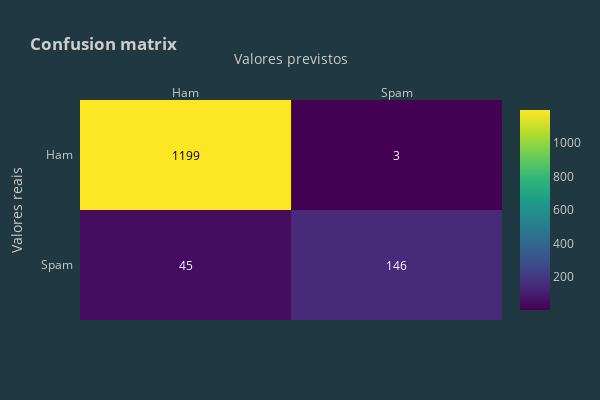

Notebook code for this chart:
### Markdown cell above
O XGBoost é um algoritmo de aprendizado de máquina, baseado em árvore de decisão e que utiliza uma estrutura de Gradient boosting. XGBoost e Gradient Boosting Machines (GBMs) são ambos métodos de árvore que aplicam o princípio de impulsionar weak learners usando a arquitetura de gradiente descendente. No entanto, o XGBoost aprimora a estrutura básica do GBM por meio da otimização de sistemas e aprimoramentos algorítmicos.<br/>

Em problemas de previsão envolvendo dados não estruturados, como imagens, textos e vídeos, as redes neurais artificiais tendem a superar vários outros algoritmos ou frameworks. No entanto, quando se trata de dados estruturados/tabulares, algoritmos baseados em árvore de decisão são considerados os melhores da sua classe no momento<br/>

Desde a sua criação, o algoritmo XGBoost tem sido o mais vitorioso no Kaggle. Além disso, também tem sido utilizado em várias aplicações de ponta na indústria. Por isso decidi trazê-lo para este projeto, vamos implementar utilizando o Pipeline de execuções também.

### Code cell
pipe = Pipeline([
    ('bow', CountVectorizer()), 
    ('tfid', TfidfTransformer()),  
    ('model', xgb.XGBClassifier(
        learning_rate=0.1,
        max_depth=7,
        n_estimators=80,
        use_label_encoder=False,
        eval_metric='auc',
        # colsample_bytree=0.8,
        # subsample=0.7,
        # min_child_weight=5,
    ))
])

# Treiamento do modelo
pipe.fit(x_train, y_train)

# Realização das previsões
y_pred_class = pipe.predict(x_test)
y_pred_train = pipe.predict(x_train)

#Visualizando os resultados
print('Acurácia do treinamento: {}%'.format(round(metrics.accuracy_score(y_train, y_pred_train) * 100, 2)))
print('Acurácia dos testes: {}%'.format(round(metrics.accuracy_score(y_test, y_pred_class) * 100, 2)))
conf_matrix(metrics.confusion_matrix(y_test, y_pred_class))

### Figure 1 — Plotly figure (JSON) as saved in the notebook; plotly's stock layout.template omitted (floating-point values rounded to 4 significant figures)
{"data": [{"colorscale": [[0, "#440154"], [0.1111, "#482878"], [0.2222, "#3e4989"], [0.3333, "#31688e"], [0.4444, "#26828e"], [0.5556, "#1f9e89"], [0.6667, "#35b779"], [0.7778, "#6ece58"], [0.8889, "#b5de2b"], [1, "#fde725"]], "reversescale": false, "showscale": true, "type": "heatmap", "x": ["Ham", "Spam"], "y": ["Spam", "Ham"], "z": [[45, 146], [1199, 3]]}], "layout": {"annotations": [{"font": {"color": "#FFFFFF"}, "showarrow": false, "text": "45", "x": "Ham", "xref": "x", "y": "Spam", "yref": "y"}, {"font": {"color": "#FFFFFF"}, "showarrow": false, "text": "146", "x": "Spam", "xref": "x", "y": "Spam", "yref": "y"}, {"font": {"color": "#000000"}, "showarrow": false, "text": "1199", "x": "Ham", "xref": "x", "y": "Ham", "yref": "y"}, {"font": {"color": "#FFFFFF"}, "showarrow": false, "text": "3", "x": "Spam", "xref": "x", "y": "Ham", "yref": "y"}], "height": 400, "title": {"text": "<b>Confusion matrix</b>"}, "width": 600, "xaxis": {"dtick": 1, "gridcolor": "rgb(0, 0, 0)", "side": "top", "ticks": "", "title": {"text": "Valores previstos"}}, "yaxis": {"dtick": 1, "ticks": "", "ticksuffix": "  ", "title": {"text": "Valores reais"}}}}
